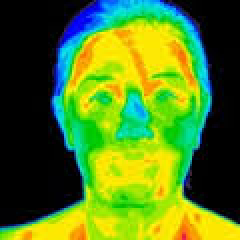
#> input picture colorImages/face_thermogram.jpg, 120 x 120 px (shown 2 times larger)
$ jupyter execute Ex2_thermogram4.ipynb   (shell and % lines are left out)   (Python 2 division)
#> lines starting #> are read from the running program, lines starting #| are printed output that depends on the picture; long printed decimals are rounded
[cell 1]
import cv2
import numpy as np
from matplotlib import pyplot as plt

[cell 2]
def invertChannels(img):
    b,g,r = cv2.split(img) # split channels
    return cv2.merge([r,g,b]) # merge in rgb order to display with matplotlib

[cell 3]
# mean square error
def mse(imageA, imageB):
    # the 'Mean Squared Error' between the two images is the
    # sum of the squared difference between the two images;
    # NOTE: the two images must have the same dimension
    err = np.sum((imageA.astype("float") - imageB.astype("float")) ** 2)
    err /= float(imageA.shape[0] * imageA.shape[1])

    # return the MSE, the lower the error, the more "similar"
    return err

[cell 4]
img_original = cv2.imread('../colorImages/face_thermogram.jpg')
#> img_original is the input picture: shape (120, 120, 3); mean B, G, R 30.6, 123.7, 82.5
img = cv2.imread('../colorImages/face_thermogram_4.jpg')
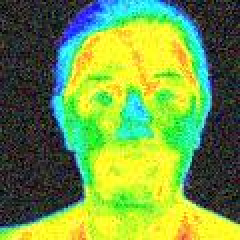
#> input picture colorImages/face_thermogram_4.jpg, 120 x 120 px (shown 2 times larger)
#> img is the input picture: shape (120, 120, 3); mean B, G, R 67.6, 154, 114

plt.figure(figsize=(10,10))

plt.subplot(221)
plt.imshow(invertChannels(img_original))
#> in invertChannels, `b,g,r = cv2.split(img)`:
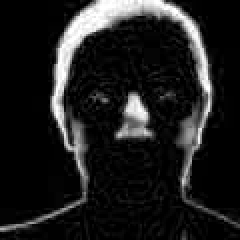
#> b: shape (120, 120) (shown 2 times larger); min 0, max 255, mean 30.6
#> in invertChannels, `b,g,r = cv2.split(img)`:
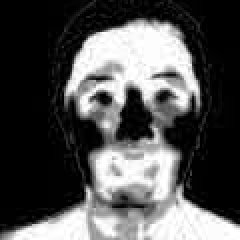
#> r: shape (120, 120) (shown 2 times larger); min 0, max 255, mean 82.5


plt.subplot(222)
color = ('b','g','r')
for i,col in enumerate(color):
    histr = cv2.calcHist([img_original],[i],None,[256],[0,256])
    plt.plot(histr,color = col)
    plt.xlim([0,256])
    plt.ylim([0,1000])
#> figure, not shown here; panel 2: curve peaks at x = 0, y = 5909; panel 2: curve peaks at x = 0, y = 4166; panel 2: curve peaks at x = 0, y = 4723

[cell 5]
plt.figure(figsize=(10,10))
plt.subplot(223)
plt.imshow(invertChannels(img))
plt.title('Thermogram 1')

plt.subplot(224)
color = ('b','g','r')
for i,col in enumerate(color):
    histr = cv2.calcHist([img],[i],None,[256],[0,256])
    plt.plot(histr,color = col)
    plt.xlim([0,256])
    plt.ylim([0,1000])
plt.title('Thermogram 2')
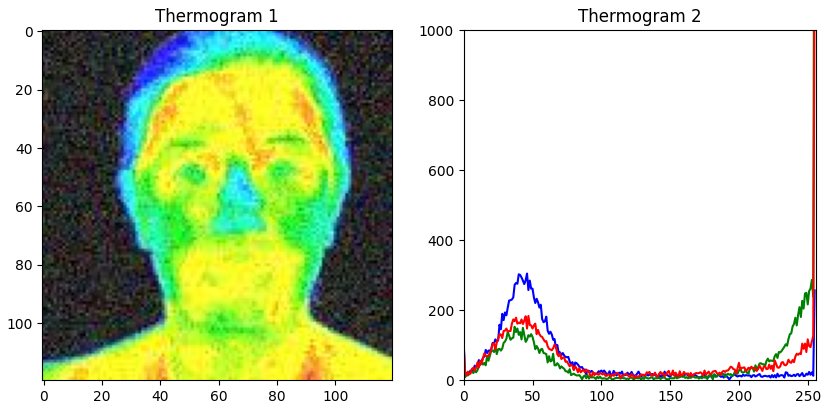
#> figure drawn by matplotlib, 2 panels; panel 2: curve peaks at x = 46, y = 304; panel 2: curve peaks at x = 255, y = 1988; panel 2: curve peaks at x = 255, y = 1230

[cell 6]
plt.figure(figsize=(10,10))
plt.subplot(231)
histr = cv2.calcHist([img_original],[0],None,[256],[0,256])
#> histr = 256 values, max 5909 at index 0, min 1 at index 143, mean 56.25
plt.plot(histr,color = 'b')
plt.xlim([0,256])
plt.ylim([0,1000])
plt.title('Canal Azul\n Thermogram Original')

plt.subplot(232)
histr = cv2.calcHist([img_original],[1],None,[256],[0,256])
#> histr = 256 values, max 4166 at index 0, min 0 at index 75, mean 56.25
plt.plot(histr,color = 'g')
plt.xlim([0,256])
plt.ylim([0,1000])
plt.title('Canal Verde\n Thermogram Original')

plt.subplot(233)
histr = cv2.calcHist([img_original],[2],None,[256],[0,256])
#> histr = 256 values, max 4723 at index 0, min 5 at index 61, mean 56.25
plt.plot(histr,color = 'r')
plt.xlim([0,256])
plt.ylim([0,1000])
plt.title('Canal Vermelho\n Thermogram Original')

plt.subplot(234)
histr = cv2.calcHist([img],[0],None,[256],[0,256])
#> histr = 256 values, max 304 at index 46, min 2 at index 193, mean 56.25
plt.plot(histr,color = 'b')
plt.xlim([0,256])
plt.ylim([0,1000])
plt.title('Canal Azul\n Thermogram 3')

plt.subplot(235)
histr = cv2.calcHist([img],[1],None,[256],[0,256])
#> histr = 256 values, max 1988 at index 255, min 1 at index 108, mean 56.25
plt.plot(histr,color = 'g')
plt.xlim([0,256])
plt.ylim([0,1000])
plt.title('Canal Verde\n Thermogram 3')

plt.subplot(236)
histr = cv2.calcHist([img],[2],None,[256],[0,256])
#> histr = 256 values, max 1230 at index 255, min 6 at index 114, mean 56.25
plt.plot(histr,color = 'r')
plt.xlim([0,256])
plt.ylim([0,1000])
plt.title('Canal Vermelho\n Thermogram 3')
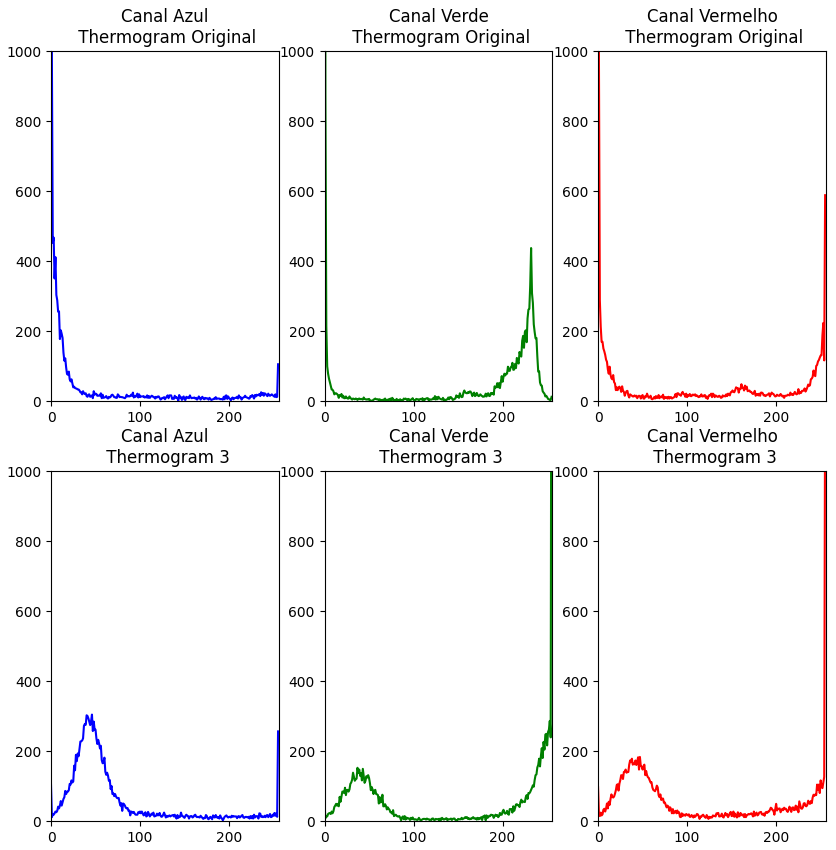
#> figure drawn by matplotlib, 6 panels; panel 1: curve peaks at x = 0, y = 5909; panel 2: curve peaks at x = 0, y = 4166; panel 3: curve peaks at x = 0, y = 4723; panel 4: curve peaks at x = 46, y = 304

# Problema: Presença de ruido gaussiano

[cell 7]
# Filtered with gaussian filter
#b,g,r = cv2.split(img)
print "Starting Error %s"  % mse(img_original,img)
#> in mse, `err = np.sum((imageA.astype("float") - imageB.astype("float")) ** 2)`: err = 65308620
#> in mse, `err /= float(imageA.shape[0] * imageA.shape[1])`: err = 4535.3
#| Starting Error 4535.321
for i in np.arange(0,100,2):
    for ksize in [3,5,7,9]:
        img_enhanced = cv2.GaussianBlur(img,(ksize,ksize),i)
        print "Sigma: %s, Ksize: %s, MSE: %s" %(i, ksize, mse(img_original,img_enhanced))
#> this loop made 50 passes
#> (printed output is left out)

[cell 8]
# Filtered with averaging filter
#b,g,r = cv2.split(img)
print "Starting Error %s"  % mse(img_original,img)
for ksize in [3,5,7,9]:
    kernel = np.ones((ksize,ksize),np.float32)/(ksize * ksize)
    img_enhanced = cv2.filter2D(img,-1,kernel)
    print "Ksize: %s, MSE: %s" %(ksize, mse(img_original,img_enhanced))
#> this loop made 4 passes
#> err in mse on passes 1 to 4: 4253.1, 4625.4, 5158.3, 5769.4

[cell 9]
# Filtered with median filter
#b,g,r = cv2.split(img)
print "Starting Error %s"  % mse(img_original,img)
for ksize in [3,5,7,9]:
    img_enhanced = cv2.medianBlur(img,ksize)
    print "Ksize: %s, MSE: %s" %(ksize, mse(img_original,img_enhanced))
#> this loop made 4 passes
#> err in mse on passes 1 to 4: 4252, 4380.5, 4602.6, 4896.4
#> pass 1, `img_enhanced = cv2.medianBlur(img,ksize)`:
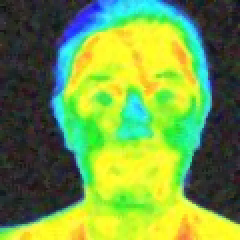
#> img_enhanced: shape (120, 120, 3) (shown 2 times larger); mean B, G, R 67.8, 154.9, 114.5

[cell 10]
plt.figure(figsize=(10,10))

img_enhanced = cv2.GaussianBlur(img,(3,3),4)

plt.subplot(221)
plt.imshow(invertChannels(img_original))
plt.title('Original Image')

plt.subplot(222)
color = ('b','g','r')
for i,col in enumerate(color):
    histr = cv2.calcHist([img_original],[i],None,[256],[0,256])
    plt.plot(histr,color = col)
    plt.xlim([0,256])
    plt.ylim([0,1000])
plt.title('Original Image')
#> figure, not shown here; panel 2: curve peaks at x = 0, y = 5909; panel 2: curve peaks at x = 0, y = 4166; panel 2: curve peaks at x = 0, y = 4723

[cell 11]
plt.figure(figsize=(10,10))
plt.subplot(223)
plt.imshow(invertChannels(img_enhanced))
#> in invertChannels (call 4), `b,g,r = cv2.split(img)`:
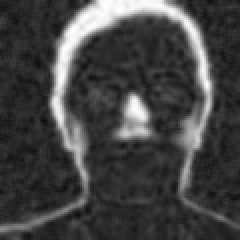
#> b: shape (120, 120) (shown 2 times larger); min 13, max 255, mean 67.7
#> in invertChannels (call 4), `b,g,r = cv2.split(img)`:
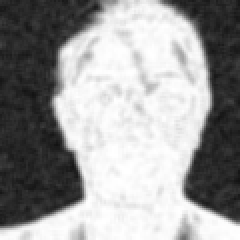
#> g: shape (120, 120) (shown 2 times larger); min 18, max 255, mean 154
#> in invertChannels (call 4), `b,g,r = cv2.split(img)`:
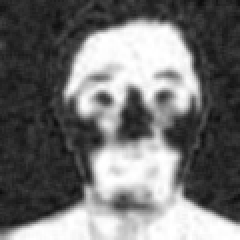
#> r: shape (120, 120) (shown 2 times larger); min 12, max 255, mean 114

[cell 12]
plt.figure(figsize=(10,10))

plt.subplot(224)
color = ('b','g','r')
for i,col in enumerate(color):
    histr = cv2.calcHist([img_enhanced],[i],None,[256],[0,256])
    plt.plot(histr,color = col)
    plt.xlim([0,256])
    plt.ylim([0,1000])
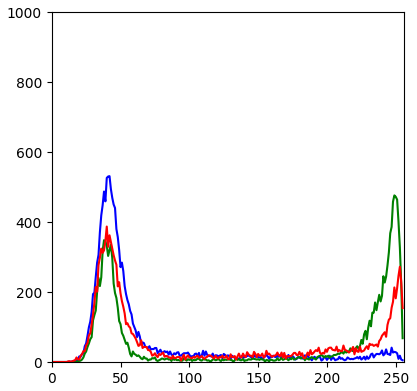
#> figure drawn by matplotlib, 1 panel; curve peaks at x = 42, y = 531; curve peaks at x = 249, y = 476; curve peaks at x = 40, y = 387
